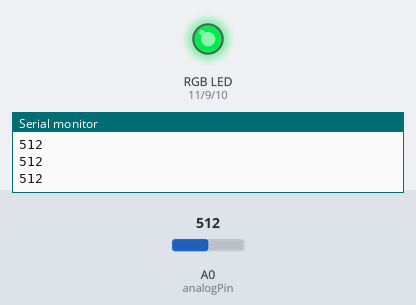
This sketch was run on a simulated Arduino Uno, built with avr-gcc and run on an emulated ATmega328P. Shown: an RGB LED mixed from three pins (HIGH = lit), the last lines printed to the serial monitor. Dashed ring = blinking. The test bench sets the inputs (shaded band); at power-on: A0 (analogPin) = 512. Dim RGB values are drawn brighter than linear.

Above: at 1.2 s.
1.3 s: A0 (analogPin) set to 663
At 2.5 s:
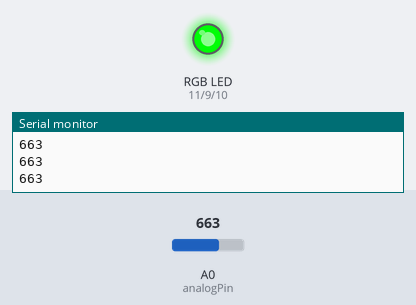
2.8 s: A0 (analogPin) set to 689
At 3.6 s:
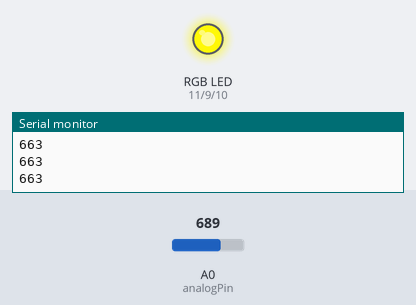
5.8 s: A0 (analogPin) set to 306
At 7.3 s:
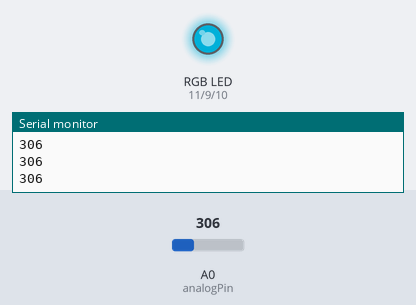
8.4 s: A0 (analogPin) set to 122
At 8.9 s:
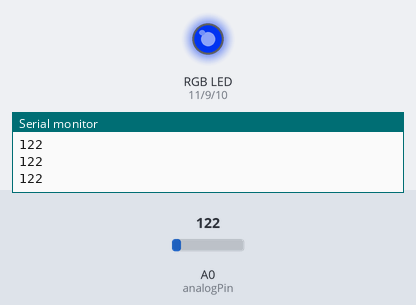
9.9 s: A0 (analogPin) set to 0
At 10.5 s:
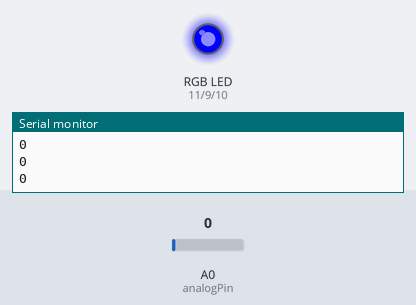
11.4 s: A0 (analogPin) set to 692
At 12.2 s:
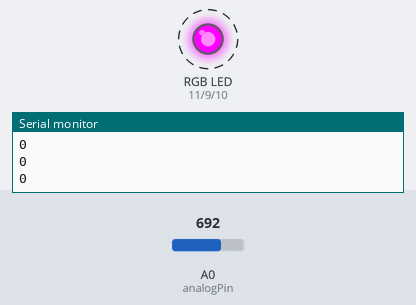
Timing chart, 0 to 14.9 s (numbered marks = the images above; inputs shaded):
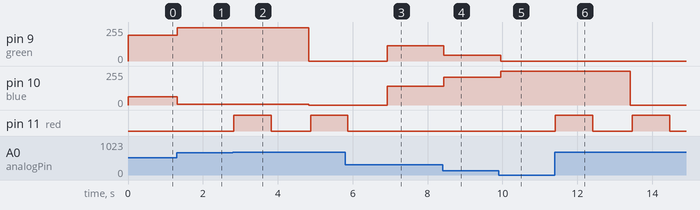

Measured:
- the behaviour switches between 681 and 682 on A0 (analogPin) (found by bisection; images 1 and 2)
- after the input at 1.3 s, pin 9 (green): 192/255 → 248/255 at once; pin 10 (blue): 63/255 → 7/255 at once
- after the input at 2.8 s, pin 9 (green): 248/255 → 0/255 after 2.0 s; pin 10 (blue): 7/255 → 0/255 after 2.0 s; pin 11 (red): LOW → HIGH at once, → LOW 1.0 s later, → HIGH 1.1 s later
- after the input at 5.8 s, pin 9 (green): 0/255 → 114/255 after 1.1 s; pin 10 (blue): 0/255 → 141/255 after 1.1 s; pin 11 (red): goes on until 5.9 s, then stays LOW
- after the input at 8.4 s, pin 9 (green): 114/255 → 45/255 at once; pin 10 (blue): 141/255 → 210/255 at once
- after the input at 9.9 s, pin 9 (green): 45/255 → 0/255 after 0.05 s; pin 10 (blue): 210/255 → 255/255 after 0.05 s
- after the input at 11.4 s, pin 10 (blue): 255/255 → 0/255 after 2.0 s; pin 11 (red): alternates HIGH for 1.0 s and LOW for 1.1 s, starting at once

The sketch:

indicator.ino
```cpp
/* indicator
 *
 *  CSE 132 - Assignment 2
 *
 *  Fill this out so we know whose assignment this is.
 *
 *  Name: Kelly Wisneski
 *  WUSTL Key: k.wisneski
 *
 *  and if two are partnered together
 *
 *  Name:
 *  WUSTL Key:
 */

#define analogPin A0
#define red 11
#define green 9
#define blue 10
int val = 0;
int val1 = 0;
int redVal = 0;
int greenVal = 0;
int blueVal = 0;
void setup() {
  // put your setup code here, to run once:
  Serial.begin(9600);
}

void loop() {
  // put your main code here, to run repeatedly:
  val1 = analogRead(analogPin);
  val = analogRead(analogPin);
  if (val1 < 682){
    val = (val1 * 3) / 8; //converts to 255 scale
    redVal = 0;
    greenVal = val;
    blueVal = 255 - val;
    //Serial.print(greenVal);
    //Serial.println(blueVal);
  }
  else{
    greenVal = 0;
    blueVal = 0;
    digitalWrite(red, 255);
    delay(1000);
    digitalWrite(red, 0);
    delay(1000);
  }
  analogWrite(green, greenVal);
  analogWrite(blue, blueVal);
  analogWrite(red, redVal);
  Serial.println(val1);
  delay(50);
}
```
